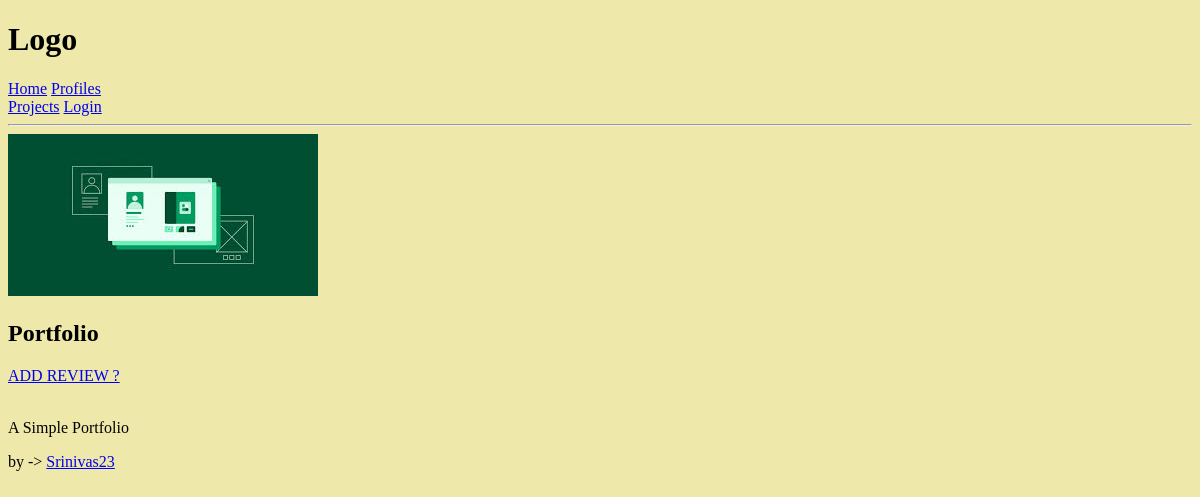
The page /projects/project/2 on the database as committed earlier.
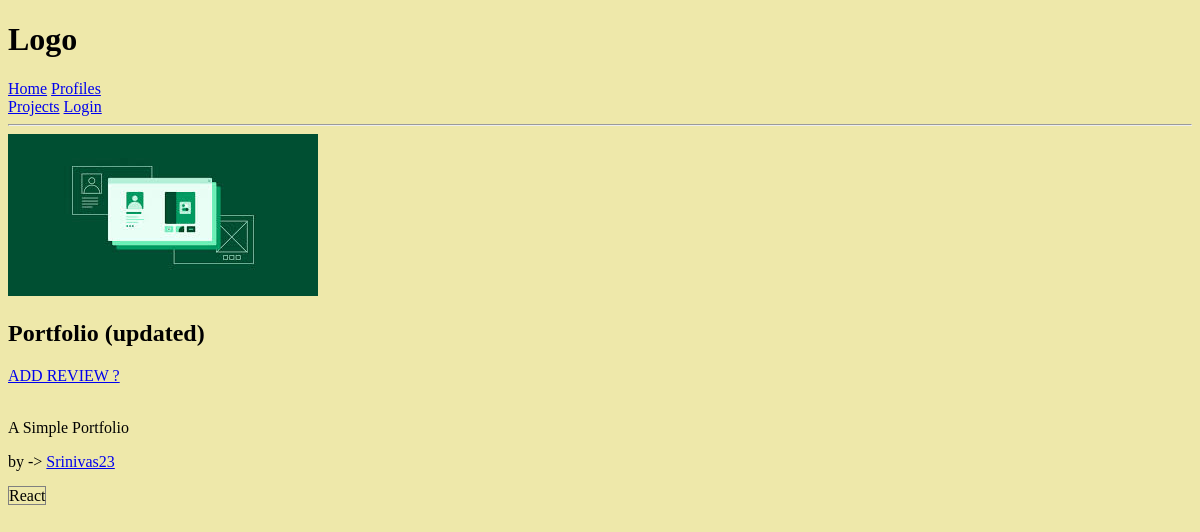
The same page on the database as committed later.
### project1/models.py (models this page shows, shortened)
class Project(models.Model):
    owner = models.ForeignKey(Profile, null=True, blank=True, on_delete=models.SET_NULL)
    title = models.CharField(max_length=200)
    description = models.TextField(null=True, blank=True)
    project_image = models.ImageField(null=True, blank=True, default='default.jpg')
    demo_link = models.CharField(max_length=2000,null=True, blank=True)
    tags = models.ManyToManyField('Tag', blank=True)
    vote_total = models.IntegerField(default=0, null=True, blank=True)
    vote_ratio = models.IntegerField(default=0, null=True, blank=True)
    date = models.DateTimeField(auto_now_add=True)

class Tag(models.Model):
    name = models.CharField(max_length=200)
    created = models.DateField(auto_now_add=True)
    def __str__(self):
        return self.name

### users/models.py (models this page shows)
class Profile(models.Model):
    user = models.OneToOneField(User, on_delete=models.CASCADE, null=True, blank=True)
    name = models.CharField(max_length=200, blank=True,null=True)
    email = models.EmailField(max_length=500, blank=True, null=True)
    username = models.CharField(max_length=200, blank=True,null=True)
    bio  = models.TextField(blank=True, null=True)
    profile_image = models.ImageField(null=True, blank=True, upload_to='profiles/', default='profiles/user-default.png')
    created_date = models.DateTimeField(auto_now_add=True)
    def __str__(self):
        return str(self.user.username)

### project1/views.py (the view)
# urls.py: path('project/<str:pk>', views.project2, name="project"),
def project2(request, pk):
    projectObj = Project.objects.get(id=pk)
    return render(request, 'project1/project2.html', {
        'project': projectObj
    })

### project1/templates/project1/project2.html
{% extends 'main.html'%} {% block content%}
<img style = "max-width: 500px;" src="{{project.project_image.url}}"" alt="project_image">
<h2>{{project.title}}</h2>
<a href="{% url 'add-review' project.id %}"> ADD REVIEW ? </a> <br/>
<br />
<p>
  {{project.description}}
</p>
<p>
  by -> <a href="{% url 'user-profile' project.owner.id %}">{{project.owner}}</a>
</p>
{% for tag in project.tags.all %}
  <span style="border: 1px solid grey"> {{tag}} </span>
{%endfor%}
{%endblock content%}

Rows that differ between the two databases and show on the page:
changed Project "A Simple Portfolio": title "Portfolio" → "Portfolio (updated)"
now on this page (row unchanged): Tag: name "React"
